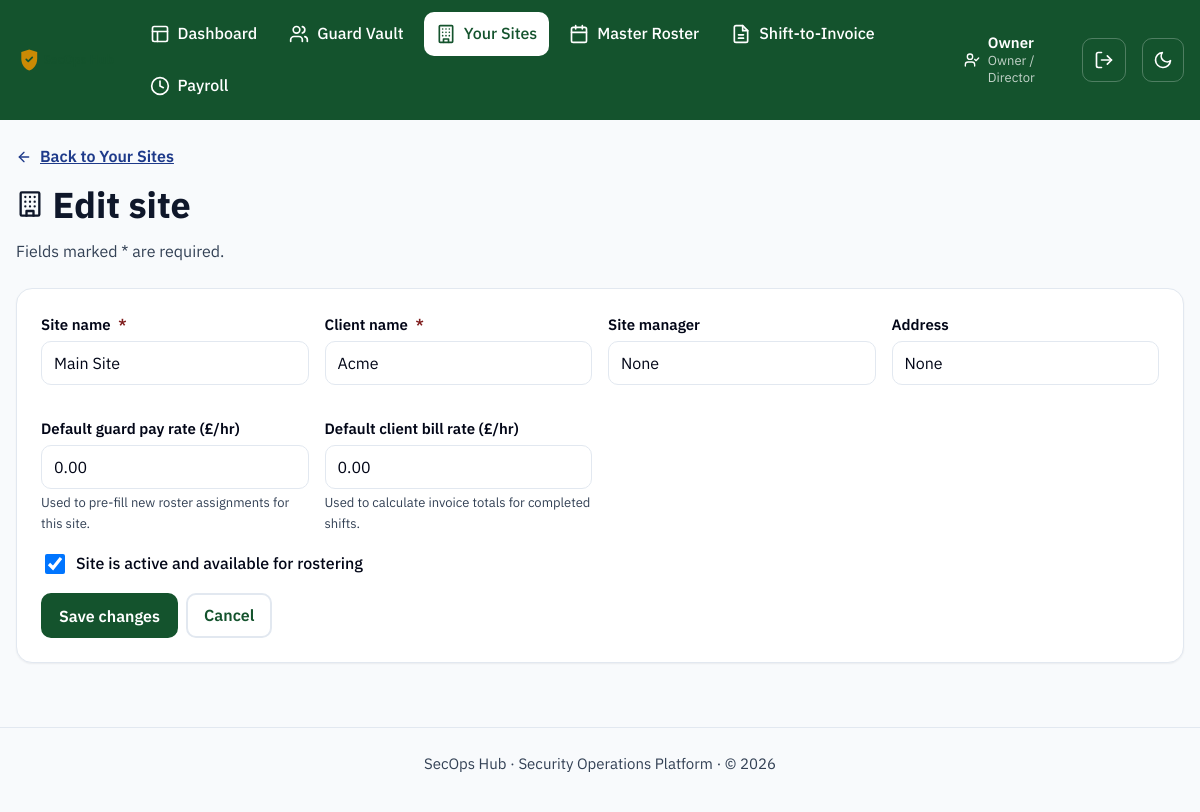
/sites/1/edit (signed in), run on the app's committed database.
### models.py (models this page shows, shortened)
class User(UserMixin, db.Model):
    __tablename__ = "users"
    id = db.Column(db.Integer, primary_key=True)
    name = db.Column(db.String(120), nullable=False)
    email = db.Column(db.String(120), unique=True, nullable=False)
    password_hash = db.Column(db.String(255), nullable=False)
    role = db.Column(db.String(30), nullable=False)
    language = db.Column(db.String(10), default="en", nullable=False)
    is_active_account = db.Column(db.Boolean, default=True, nullable=False)
    mfa_secret = db.Column(db.String(32))
    mfa_enabled = db.Column(db.Boolean, default=False, nullable=False)
    guard_id = db.Column(db.Integer, db.ForeignKey("guards.id"), nullable=True)
    created_at = db.Column(db.DateTime, default=datetime.utcnow)
    last_login_at = db.Column(db.DateTime)
    guard = db.relationship("Guard")
    @property
    def role_label(self):
        return ROLE_LABELS.get(self.role, self.role)
    @property
    def is_frontline(self):
        return self.role in FRONTLINE_ROLES

class Site(db.Model):
    __tablename__ = "sites"
    id = db.Column(db.Integer, primary_key=True)
    name = db.Column(db.String(120), nullable=False)
    client_name = db.Column(db.String(120), nullable=False)
    address = db.Column(db.String(255))
    site_manager = db.Column(db.String(120))
    pay_rate_default = db.Column(db.Numeric(8, 2), default=0)
    bill_rate_default = db.Column(db.Numeric(8, 2), default=0)
    billing_rate = db.Column(db.Numeric(8, 2), default=18.00, nullable=False)
    is_active = db.Column(db.Boolean, default=True, nullable=False)
    created_at = db.Column(db.DateTime, default=datetime.utcnow)
    shifts = db.relationship("Shift", back_populates="site")
    invoices = db.relationship("Invoice", back_populates="site")

### blueprints/sites.py (the view, shortened to what this page needs)
@sites_bp.route("/<int:site_id>/edit", methods=["GET", "POST"])
def edit_site(site_id):
    site = Site.query.get_or_404(site_id)
    return render_template("sites/form.html", site=site, form_data={})

### blueprints/sites.py (called while the page is built)
@sites_bp.before_request
@login_required
def _restrict_to_site_management_roles():
    if current_user.role not in SITE_MANAGEMENT_ROLES:
        abort(403)

### i18n.py (called while the page is built, shortened)
def _load(lang):
    if lang in _cache:
        return _cache[lang]

def translate(key, lang=DEFAULT_LANGUAGE):
    strings = _load(lang)
    if key in strings:
        return strings[key]
    if lang != DEFAULT_LANGUAGE:
        return _load(DEFAULT_LANGUAGE).get(key, key)
    return key

### templates/sites/form.html (shortened to what this page needs)
{% extends "base.html" %}
{% from "_icons.html" import icon_arrow_left, icon_building %}
{% block content %}
  <a class="breadcrumb-link" href="{{ url_for('sites.list_sites') }}">{{ icon_arrow_left("icon icon--sm") }} Back to Your Sites</a>
  <div class="page-header">
    <div>
      <h1>{{ icon_building("icon icon--lg") }} {{ 'Edit site' if site else 'Add a new site' }}</h1>
      <p class="page-header__meta">Fields marked <span class="required-indicator">*</span> are required.</p>
    </div>
  </div>
  <form class="card" method="post" novalidate>
    <div class="form-grid">
      <div class="field">
        <label for="name">Site name <span class="required-indicator" aria-hidden="true">*</span></label>
        <input type="text" id="name" name="name" required
               value="{{ form_data.get('name', site.name if site else '') }}">
      </div>
      <div class="field">
        <label for="client_name">Client name <span class="required-indicator" aria-hidden="true">*</span></label>
        <input type="text" id="client_name" name="client_name" required
               value="{{ form_data.get('client_name', site.client_name if site else '') }}">
      </div>
      <div class="field">
        <label for="site_manager">Site manager</label>
        <input type="text" id="site_manager" name="site_manager"
               value="{{ form_data.get('site_manager', site.site_manager if site else '') }}">
      </div>
      <div class="field">
        <label for="address">Address</label>
        <input type="text" id="address" name="address" autocomplete="street-address"
               value="{{ form_data.get('address', site.address if site else '') }}">
      </div>
      <div class="field">
        <label for="pay_rate_default">Default guard pay rate (£/hr)</label>
        <input type="number" id="pay_rate_default" name="pay_rate_default" min="0" step="0.01" inputmode="decimal"
               value="{{ form_data.get('pay_rate_default', site.pay_rate_default if site else '') }}">
        <span class="helper-text">Used to pre-fill new roster assignments for this site.</span>
      </div>
      <div class="field">
        <label for="bill_rate_default">Default client bill rate (£/hr)</label>
        <input type="number" id="bill_rate_default" name="bill_rate_default" min="0" step="0.01" inputmode="decimal"
               value="{{ form_data.get('bill_rate_default', site.bill_rate_default if site else '') }}">
        <span class="helper-text">Used to calculate invoice totals for completed shifts.</span>
      </div>
    </div>
    {% if site %}
      <div class="checkbox-field">
        <input type="checkbox" id="is_active" name="is_active" {% if site.is_active %}checked{% endif %}>
        <label for="is_active">Site is active and available for rostering</label>
      </div>
    {% endif %}
    <div class="btn-group" style="margin-top: var(--space-4);">
      <button type="submit" class="btn btn-primary">{{ 'Save changes' if site else 'Add site' }}</button>
      <a class="btn btn-secondary" href="{{ url_for('sites.list_sites') }}">Cancel</a>
    </div>
  </form>
{% endblock %}

### templates/base.html (shortened to what this page needs)
<!doctype html>
<html lang="en">
<head>
  <link rel="stylesheet" href="{{ url_for('static', filename='css/styles.css') }}">
</head>
<body class="{% block body_class %}{% endblock %}">
  {% from "_icons.html" import icon_shield, icon_layout, icon_users, icon_building, icon_invoice, icon_sun, icon_moon, icon_log_out, icon_user_check, icon_clock, icon_calendar %}
  <header class="app-header">
    <div class="app-header__inner">
      <a class="app-header__brand" href="{{ url_for('dashboard') }}">
        <img class="app-header__logo" src="{{ url_for('static', filename='img/logo.svg') }}" alt="SecOps Hub" height="28">
      </a>
      {% if current_user.is_authenticated %}
        <nav class="app-nav" aria-label="Primary">
          {% if not current_user.is_frontline %}
            <a href="{{ url_for('dashboard') }}" {% if request.endpoint == 'dashboard' %}aria-current="page"{% endif %}>
              {{ icon_layout() }} {{ t('nav.dashboard') }}
            </a>
          {% endif %}
          {% if current_user.role in ('owner', 'ops_manager', 'hr_compliance') %}
            <a href="{{ url_for('guards.list_guards') }}" {% if request.endpoint and request.endpoint.startswith('guards.') %}aria-current="page"{% endif %}>
              {{ icon_users() }} {{ t('nav.guards') }}
            </a>
          {% endif %}
          {% if current_user.role in ('owner', 'ops_manager', 'supervisor') %}
            <a href="{{ url_for('sites.list_sites') }}" {% if request.endpoint and request.endpoint.startswith('sites.') %}aria-current="page"{% endif %}>
              {{ icon_building() }} {{ t('nav.sites') }}
            </a>
            <a href="{{ url_for('roster.master') }}" {% if request.endpoint and request.endpoint.startswith('roster.') %}aria-current="page"{% endif %}>
              {{ icon_calendar() }} {{ t('nav.roster') }}
            </a>
          {% endif %}
          {% if current_user.role in ('owner', 'ops_manager') %}
            <a href="{{ url_for('invoices.list_invoices') }}" {% if request.endpoint and request.endpoint.startswith('invoices.') %}aria-current="page"{% endif %}>
              {{ icon_invoice() }} {{ t('nav.invoices') }}
            </a>
          {% endif %}
          {% if current_user.role in ('owner', 'hr_compliance') %}
            <a href="{{ url_for('payroll.overview') }}" {% if request.endpoint and request.endpoint.startswith('payroll.') %}aria-current="page"{% endif %}>
              {{ icon_clock() }} {{ t('nav.payroll') }}
            </a>
          {% endif %}
        </nav>
        <div class="app-header__session">
          <span class="app-header__user">
            {{ icon_user_check("icon icon--sm") }}
            <span>
              <strong>{{ current_user.name }}</strong>
              <small>{{ current_user.role_label }}</small>
            </span>
          </span>
          <form method="post" action="{{ url_for('auth.logout') }}">
            <button type="submit" class="theme-toggle" aria-label="{{ t('nav.logout') }}" title="{{ t('nav.logout') }}">
              {{ icon_log_out() }}
            </button>
          </form>
        </div>
      {% endif %}
      <button type="button" id="theme-toggle" class="theme-toggle" aria-pressed="false" aria-label="Switch to dark mode">
        {{ icon_moon("icon icon-moon") }}
      </button>
    </div>
  </header>
  <main id="main-content" class="app-main">
    {% with messages = get_flashed_messages(with_categories=true) %}
      {% if messages %}
          {% for category, message in messages %}
              {% if category == 'error' %}
                {% from "_icons.html" import icon_x_circle %}
              {% else %}
                {% from "_icons.html" import icon_check_circle %}
              {% endif %}
          {% endfor %}
      {% endif %}
    {% endwith %}
    {% block content %}{% endblock %}
  </main>
  <footer class="app-footer">
    <p>SecOps Hub &middot; Security Operations Platform &middot; &copy; {{ current_year }}</p>
  </footer>
</body>
</html>

### data on the page
User: name "Owner", role_label "Owner / Director"
Site: name "Main Site", client_name "Acme", site_manager "None", address "None", pay_rate_default "0.00", bill_rate_default "0.00", is_active "☑"

### other printed values
{{ t('nav.dashboard') }} "Dashboard"
{{ t('nav.guards') }} "Guard Vault"
{{ t('nav.sites') }} "Your Sites"
{{ t('nav.roster') }} "Master Roster"
{{ t('nav.invoices') }} "Shift-to-Invoice"
{{ t('nav.payroll') }} "Payroll"
{{ 'Edit site' if site else 'Add a new site' }} "Edit site"
{{ 'Save changes' if site else 'Add site' }} "Save changes"
